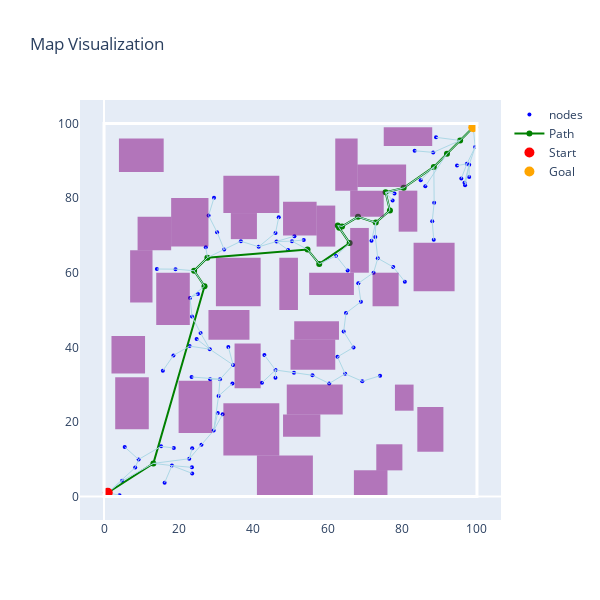

Notebook source saved alongside this figure:
### Code cell
visualize_map_shapes(multi_obs_map.grid, obs=multi_obs_map.obstacles, start=multi_obs_map.start, goal=multi_obs_map.goal,
                      path=result.path, nodes=list(map(lambda x: x.position, result.nodes)), edges=result.edges)

### Figure 1 — Plotly figure (JSON) as saved in the notebook; plotly's stock layout.template omitted (floating-point values rounded to 4 significant figures; data arrays with more than 128 entries replaced by an {"elided": "..."} marker saying what was removed)
{"data": [{"marker": {"color": "blue", "size": 4}, "mode": "markers", "name": "nodes", "type": "scatter", "x": {"elided": "137 float values"}, "y": {"elided": "137 float values"}}, {"line": {"color": "green"}, "marker": {"size": 6}, "mode": "lines+markers", "name": "Path", "type": "scatter", "x": [99, 95.48, 91.95, 88.43, 80.35, 75.5, 76.66, 72.86, 68.11, 63.82, 62.67, 63.05, 65.86, 57.7, 54.55, 27.72, 24.15, 26.95, 13.24, 1], "y": [99, 95.45, 91.9, 88.36, 82.75, 81.55, 76.69, 73.44, 74.99, 72.42, 72.63, 72.07, 67.94, 62.35, 66.24, 64.03, 60.52, 56.38, 8.874, 1]}, {"hoverinfo": "skip", "line": {"color": "lightblue", "width": 1}, "mode": "lines", "showlegend": false, "type": "scatter", "x": [1, 4.845], "y": [1, 4.196]}, {"hoverinfo": "skip", "line": {"color": "lightblue", "width": 1}, "mode": "lines", "showlegend": false, "type": "scatter", "x": [99, 95.48], "y": [99, 95.45]}, {"hoverinfo": "skip", "line": {"color": "lightblue", "width": 1}, "mode": "lines", "showlegend": false, "type": "scatter", "x": [95.48, 91.95], "y": [95.45, 91.9]}, {"hoverinfo": "skip", "line": {"color": "lightblue", "width": 1}, "mode": "lines", "showlegend": false, "type": "scatter", "x": [91.95, 88.43], "y": [91.9, 88.36]}, {"hoverinfo": "skip", "line": {"color": "lightblue", "width": 1}, "mode": "lines", "showlegend": false, "type": "scatter", "x": [88.43, 84.91], "y": [88.36, 84.81]}, {"hoverinfo": "skip", "line": {"color": "lightblue", "width": 1}, "mode": "lines", "showlegend": false, "type": "scatter", "x": [1, 8.368], "y": [1, 7.744]}, {"hoverinfo": "skip", "line": {"color": "lightblue", "width": 1}, "mode": "lines", "showlegend": false, "type": "scatter", "x": [4.845, 13.24], "y": [4.196, 8.874]}, {"hoverinfo": "skip", "line": {"color": "lightblue", "width": 1}, "mode": "lines", "showlegend": false, "type": "scatter", "x": [13.24, 18.2], "y": [8.874, 8.275]}, {"hoverinfo": "skip", "line": {"color": "lightblue", "width": 1}, "mode": "lines", "showlegend": false, "type": "scatter", "x": [13.24, 22.85], "y": [8.874, 10.11]}, {"hoverinfo": "skip", "line": {"color": "lightblue", "width": 1}, "mode": "lines", "showlegend": false, "type": "scatter", "x": [91.95, 86.15], "y": [91.9, 83.17]}, {"hoverinfo": "skip", "line": {"color": "lightblue", "width": 1}, "mode": "lines", "showlegend": false, "type": "scatter", "x": [22.85, 26.13], "y": [10.11, 13.89]}, {"hoverinfo": "skip", "line": {"color": "lightblue", "width": 1}, "mode": "lines", "showlegend": false, "type": "scatter", "x": [26.13, 29.4], "y": [13.89, 17.67]}, {"hoverinfo": "skip", "line": {"color": "lightblue", "width": 1}, "mode": "lines", "showlegend": false, "type": "scatter", "x": [88.43, 80.35], "y": [88.36, 82.75]}, {"hoverinfo": "skip", "line": {"color": "lightblue", "width": 1}, "mode": "lines", "showlegend": false, "type": "scatter", "x": [80.35, 75.5], "y": [82.75, 81.55]}, {"hoverinfo": "skip", "line": {"color": "lightblue", "width": 1}, "mode": "lines", "showlegend": false, "type": "scatter", "x": [99, 99], "y": [99, 99]}, {"hoverinfo": "skip", "line": {"color": "lightblue", "width": 1}, "mode": "lines", "showlegend": false, "type": "scatter", "x": [29.4, 31.81], "y": [17.67, 22.05]}, {"hoverinfo": "skip", "line": {"color": "lightblue", "width": 1}, "mode": "lines", "showlegend": false, "type": "scatter", "x": [29.4, 30.71], "y": [17.67, 26.93]}, {"hoverinfo": "skip", "line": {"color": "lightblue", "width": 1}, "mode": "lines", "showlegend": false, "type": "scatter", "x": [88.43, 88.52], "y": [88.36, 78.77]}, {"hoverinfo": "skip", "line": {"color": "lightblue", "width": 1}, "mode": "lines", "showlegend": false, "type": "scatter", "x": [30.71, 34.43], "y": [26.93, 30.27]}, {"hoverinfo": "skip", "line": {"color": "lightblue", "width": 1}, "mode": "lines", "showlegend": false, "type": "scatter", "x": [88.52, 88.0], "y": [78.77, 73.8]}, {"hoverinfo": "skip", "line": {"color": "lightblue", "width": 1}, "mode": "lines", "showlegend": false, "type": "scatter", "x": [99, 99], "y": [99, 99]}, {"hoverinfo": "skip", "line": {"color": "lightblue", "width": 1}, "mode": "lines", "showlegend": false, "type": "scatter", "x": [34.62, 33.33], "y": [35.27, 40.1]}, {"hoverinfo": "skip", "line": {"color": "lightblue", "width": 1}, "mode": "lines", "showlegend": false, "type": "scatter", "x": [88.0, 88.41], "y": [73.8, 68.82]}, {"hoverinfo": "skip", "line": {"color": "lightblue", "width": 1}, "mode": "lines", "showlegend": false, "type": "scatter", "x": [95.48, 88.27], "y": [95.45, 92.25]}, {"hoverinfo": "skip", "line": {"color": "lightblue", "width": 1}, "mode": "lines", "showlegend": false, "type": "scatter", "x": [30.71, 31.11], "y": [26.93, 31.44]}, {"hoverinfo": "skip", "line": {"color": "lightblue", "width": 1}, "mode": "lines", "showlegend": false, "type": "scatter", "x": [31.11, 34.62], "y": [31.44, 35.27]}, {"hoverinfo": "skip", "line": {"color": "lightblue", "width": 1}, "mode": "lines", "showlegend": false, "type": "scatter", "x": [31.11, 28.45], "y": [31.44, 31.47]}, {"hoverinfo": "skip", "line": {"color": "lightblue", "width": 1}, "mode": "lines", "showlegend": false, "type": "scatter", "x": [95.48, 89.02], "y": [95.45, 96.3]}, {"hoverinfo": "skip", "line": {"color": "lightblue", "width": 1}, "mode": "lines", "showlegend": false, "type": "scatter", "x": [99, 99], "y": [99, 99]}, {"hoverinfo": "skip", "line": {"color": "lightblue", "width": 1}, "mode": "lines", "showlegend": false, "type": "scatter", "x": [31.11, 23.48], "y": [31.44, 32.04]}, {"hoverinfo": "skip", "line": {"color": "lightblue", "width": 1}, "mode": "lines", "showlegend": false, "type": "scatter", "x": [75.5, 76.66], "y": [81.55, 76.69]}, {"hoverinfo": "skip", "line": {"color": "lightblue", "width": 1}, "mode": "lines", "showlegend": false, "type": "scatter", "x": [76.66, 72.86], "y": [76.69, 73.44]}, {"hoverinfo": "skip", "line": {"color": "lightblue", "width": 1}, "mode": "lines", "showlegend": false, "type": "scatter", "x": [18.2, 23.57], "y": [8.275, 7.811]}, {"hoverinfo": "skip", "line": {"color": "lightblue", "width": 1}, "mode": "lines", "showlegend": false, "type": "scatter", "x": [1, 1], "y": [1, 1]}, {"hoverinfo": "skip", "line": {"color": "lightblue", "width": 1}, "mode": "lines", "showlegend": false, "type": "scatter", "x": [72.86, 71.71], "y": [73.44, 68.57]}, {"hoverinfo": "skip", "line": {"color": "lightblue", "width": 1}, "mode": "lines", "showlegend": false, "type": "scatter", "x": [99, 99.51], "y": [99, 93.69]}, {"hoverinfo": "skip", "line": {"color": "lightblue", "width": 1}, "mode": "lines", "showlegend": false, "type": "scatter", "x": [34.62, 28.37], "y": [35.27, 39.49]}, {"hoverinfo": "skip", "line": {"color": "lightblue", "width": 1}, "mode": "lines", "showlegend": false, "type": "scatter", "x": [28.37, 25.88], "y": [39.49, 43.83]}, {"hoverinfo": "skip", "line": {"color": "lightblue", "width": 1}, "mode": "lines", "showlegend": false, "type": "scatter", "x": [72.86, 68.11], "y": [73.44, 74.99]}, {"hoverinfo": "skip", "line": {"color": "lightblue", "width": 1}, "mode": "lines", "showlegend": false, "type": "scatter", "x": [99, 99], "y": [99, 99]}, {"hoverinfo": "skip", "line": {"color": "lightblue", "width": 1}, "mode": "lines", "showlegend": false, "type": "scatter", "x": [25.88, 23.6], "y": [43.83, 48.28]}, {"hoverinfo": "skip", "line": {"color": "lightblue", "width": 1}, "mode": "lines", "showlegend": false, "type": "scatter", "x": [68.11, 63.82], "y": [74.99, 72.42]}, {"hoverinfo": "skip", "line": {"color": "lightblue", "width": 1}, "mode": "lines", "showlegend": false, "type": "scatter", "x": [23.6, 23.05], "y": [48.28, 53.25]}, {"hoverinfo": "skip", "line": {"color": "lightblue", "width": 1}, "mode": "lines", "showlegend": false, "type": "scatter", "x": [28.37, 22.94], "y": [39.49, 40.32]}, {"hoverinfo": "skip", "line": {"color": "lightblue", "width": 1}, "mode": "lines", "showlegend": false, "type": "scatter", "x": [99, 99], "y": [99, 99]}, {"hoverinfo": "skip", "line": {"color": "lightblue", "width": 1}, "mode": "lines", "showlegend": false, "type": "scatter", "x": [99, 99], "y": [99, 99]}, {"hoverinfo": "skip", "line": {"color": "lightblue", "width": 1}, "mode": "lines", "showlegend": false, "type": "scatter", "x": [18.2, 23.64], "y": [8.275, 6.188]}, {"hoverinfo": "skip", "line": {"color": "lightblue", "width": 1}, "mode": "lines", "showlegend": false, "type": "scatter", "x": [8.368, 9.276], "y": [7.744, 9.934]}, {"hoverinfo": "skip", "line": {"color": "lightblue", "width": 1}, "mode": "lines", "showlegend": false, "type": "scatter", "x": [9.276, 15.29], "y": [9.934, 13.43]}, {"hoverinfo": "skip", "line": {"color": "lightblue", "width": 1}, "mode": "lines", "showlegend": false, "type": "scatter", "x": [75.5, 77.89], "y": [81.55, 81.23]}, {"hoverinfo": "skip", "line": {"color": "lightblue", "width": 1}, "mode": "lines", "showlegend": false, "type": "scatter", "x": [99, 99], "y": [99, 99]}, {"hoverinfo": "skip", "line": {"color": "lightblue", "width": 1}, "mode": "lines", "showlegend": false, "type": "scatter", "x": [23.05, 26.95], "y": [53.25, 56.38]}, {"hoverinfo": "skip", "line": {"color": "lightblue", "width": 1}, "mode": "lines", "showlegend": false, "type": "scatter", "x": [26.95, 24.15], "y": [56.38, 60.52]}, {"hoverinfo": "skip", "line": {"color": "lightblue", "width": 1}, "mode": "lines", "showlegend": false, "type": "scatter", "x": [99, 99], "y": [99, 99]}, {"hoverinfo": "skip", "line": {"color": "lightblue", "width": 1}, "mode": "lines", "showlegend": false, "type": "scatter", "x": [99.51, 97.91], "y": [93.69, 88.95]}, {"hoverinfo": "skip", "line": {"color": "lightblue", "width": 1}, "mode": "lines", "showlegend": false, "type": "scatter", "x": [29.4, 30.5], "y": [17.67, 22.41]}, {"hoverinfo": "skip", "line": {"color": "lightblue", "width": 1}, "mode": "lines", "showlegend": false, "type": "scatter", "x": [24.15, 27.72], "y": [60.52, 64.03]}, {"hoverinfo": "skip", "line": {"color": "lightblue", "width": 1}, "mode": "lines", "showlegend": false, "type": "scatter", "x": [99, 99], "y": [99, 99]}, {"hoverinfo": "skip", "line": {"color": "lightblue", "width": 1}, "mode": "lines", "showlegend": false, "type": "scatter", "x": [27.72, 32.21], "y": [64.03, 66.23]}, {"hoverinfo": "skip", "line": {"color": "lightblue", "width": 1}, "mode": "lines", "showlegend": false, "type": "scatter", "x": [32.21, 36.7], "y": [66.23, 68.44]}, {"hoverinfo": "skip", "line": {"color": "lightblue", "width": 1}, "mode": "lines", "showlegend": false, "type": "scatter", "x": [99, 99], "y": [99, 99]}, {"hoverinfo": "skip", "line": {"color": "lightblue", "width": 1}, "mode": "lines", "showlegend": false, "type": "scatter", "x": [99, 99], "y": [99, 99]}, {"hoverinfo": "skip", "line": {"color": "lightblue", "width": 1}, "mode": "lines", "showlegend": false, "type": "scatter", "x": [97.91, 96.65], "y": [88.95, 84.11]}, {"hoverinfo": "skip", "line": {"color": "lightblue", "width": 1}, "mode": "lines", "showlegend": false, "type": "scatter", "x": [15.29, 18.71], "y": [13.43, 12.99]}, {"hoverinfo": "skip", "line": {"color": "lightblue", "width": 1}, "mode": "lines", "showlegend": false, "type": "scatter", "x": [36.7, 41.47], "y": [68.44, 66.94]}, {"hoverinfo": "skip", "line": {"color": "lightblue", "width": 1}, "mode": "lines", "showlegend": false, "type": "scatter", "x": [97.91, 96.81], "y": [88.95, 83.47]}, {"hoverinfo": "skip", "line": {"color": "lightblue", "width": 1}, "mode": "lines", "showlegend": false, "type": "scatter", "x": [41.47, 46.26], "y": [66.94, 68.37]}, {"hoverinfo": "skip", "line": {"color": "lightblue", "width": 1}, "mode": "lines", "showlegend": false, "type": "scatter", "x": [46.26, 51.05], "y": [68.37, 69.8]}, {"hoverinfo": "skip", "line": {"color": "lightblue", "width": 1}, "mode": "lines", "showlegend": false, "type": "scatter", "x": [99, 99], "y": [99, 99]}, {"hoverinfo": "skip", "line": {"color": "lightblue", "width": 1}, "mode": "lines", "showlegend": false, "type": "scatter", "x": [99, 99], "y": [99, 99]}, {"hoverinfo": "skip", "line": {"color": "lightblue", "width": 1}, "mode": "lines", "showlegend": false, "type": "scatter", "x": [99, 99], "y": [99, 99]}, {"hoverinfo": "skip", "line": {"color": "lightblue", "width": 1}, "mode": "lines", "showlegend": false, "type": "scatter", "x": [46.26, 50.4], "y": [68.37, 68.46]}, {"hoverinfo": "skip", "line": {"color": "lightblue", "width": 1}, "mode": "lines", "showlegend": false, "type": "scatter", "x": [50.4, 54.55], "y": [68.46, 66.24]}, {"hoverinfo": "skip", "line": {"color": "lightblue", "width": 1}, "mode": "lines", "showlegend": false, "type": "scatter", "x": [75.5, 77.38], "y": [81.55, 79.37]}, {"hoverinfo": "skip", "line": {"color": "lightblue", "width": 1}, "mode": "lines", "showlegend": false, "type": "scatter", "x": [54.55, 57.7], "y": [66.24, 62.35]}, {"hoverinfo": "skip", "line": {"color": "lightblue", "width": 1}, "mode": "lines", "showlegend": false, "type": "scatter", "x": [1, 1], "y": [1, 1]}, {"hoverinfo": "skip", "line": {"color": "lightblue", "width": 1}, "mode": "lines", "showlegend": false, "type": "scatter", "x": [72.86, 72.74], "y": [73.44, 69.57]}, {"hoverinfo": "skip", "line": {"color": "lightblue", "width": 1}, "mode": "lines", "showlegend": false, "type": "scatter", "x": [57.7, 62.21], "y": [62.35, 64.52]}, {"hoverinfo": "skip", "line": {"color": "lightblue", "width": 1}, "mode": "lines", "showlegend": false, "type": "scatter", "x": [99, 99], "y": [99, 99]}, {"hoverinfo": "skip", "line": {"color": "lightblue", "width": 1}, "mode": "lines", "showlegend": false, "type": "scatter", "x": [62.21, 65.86], "y": [64.52, 67.94]}, {"hoverinfo": "skip", "line": {"color": "lightblue", "width": 1}, "mode": "lines", "showlegend": false, "type": "scatter", "x": [99, 99], "y": [99, 99]}, {"hoverinfo": "skip", "line": {"color": "lightblue", "width": 1}, "mode": "lines", "showlegend": false, "type": "scatter", "x": [72.74, 73.41], "y": [69.57, 63.87]}, {"hoverinfo": "skip", "line": {"color": "lightblue", "width": 1}, "mode": "lines", "showlegend": false, "type": "scatter", "x": [41.47, 45.98], "y": [66.94, 70.67]}, {"hoverinfo": "skip", "line": {"color": "lightblue", "width": 1}, "mode": "lines", "showlegend": false, "type": "scatter", "x": [23.05, 25.19], "y": [53.25, 54.29]}, {"hoverinfo": "skip", "line": {"color": "lightblue", "width": 1}, "mode": "lines", "showlegend": false, "type": "scatter", "x": [73.41, 72.28], "y": [63.87, 60.02]}, {"hoverinfo": "skip", "line": {"color": "lightblue", "width": 1}, "mode": "lines", "showlegend": false, "type": "scatter", "x": [99, 99], "y": [99, 99]}, {"hoverinfo": "skip", "line": {"color": "lightblue", "width": 1}, "mode": "lines", "showlegend": false, "type": "scatter", "x": [62.21, 65.32], "y": [64.52, 60.6]}, {"hoverinfo": "skip", "line": {"color": "lightblue", "width": 1}, "mode": "lines", "showlegend": false, "type": "scatter", "x": [9.276, 5.545], "y": [9.934, 13.26]}, {"hoverinfo": "skip", "line": {"color": "lightblue", "width": 1}, "mode": "lines", "showlegend": false, "type": "scatter", "x": [72.28, 68.18], "y": [60.02, 57.15]}, {"hoverinfo": "skip", "line": {"color": "lightblue", "width": 1}, "mode": "lines", "showlegend": false, "type": "scatter", "x": [1, 4.158], "y": [1, 0.3274]}, {"hoverinfo": "skip", "line": {"color": "lightblue", "width": 1}, "mode": "lines", "showlegend": false, "type": "scatter", "x": [88.27, 83.29], "y": [92.25, 92.7]}, {"hoverinfo": "skip", "line": {"color": "lightblue", "width": 1}, "mode": "lines", "showlegend": false, "type": "scatter", "x": [68.18, 68.87], "y": [57.15, 52.2]}, {"hoverinfo": "skip", "line": {"color": "lightblue", "width": 1}, "mode": "lines", "showlegend": false, "type": "scatter", "x": [1, 1], "y": [1, 1]}, {"hoverinfo": "skip", "line": {"color": "lightblue", "width": 1}, "mode": "lines", "showlegend": false, "type": "scatter", "x": [68.87, 64.88], "y": [52.2, 49.18]}, {"hoverinfo": "skip", "line": {"color": "lightblue", "width": 1}, "mode": "lines", "showlegend": false, "type": "scatter", "x": [45.98, 46.85], "y": [70.67, 74.87]}, {"hoverinfo": "skip", "line": {"color": "lightblue", "width": 1}, "mode": "lines", "showlegend": false, "type": "scatter", "x": [32.21, 30.31], "y": [66.23, 70.86]}, {"hoverinfo": "skip", "line": {"color": "lightblue", "width": 1}, "mode": "lines", "showlegend": false, "type": "scatter", "x": [64.88, 64.26], "y": [49.18, 44.22]}, {"hoverinfo": "skip", "line": {"color": "lightblue", "width": 1}, "mode": "lines", "showlegend": false, "type": "scatter", "x": [99.51, 97.3], "y": [93.69, 89.19]}, {"hoverinfo": "skip", "line": {"color": "lightblue", "width": 1}, "mode": "lines", "showlegend": false, "type": "scatter", "x": [97.3, 95.79], "y": [89.19, 85.25]}, {"hoverinfo": "skip", "line": {"color": "lightblue", "width": 1}, "mode": "lines", "showlegend": false, "type": "scatter", "x": [28.37, 24.83], "y": [39.49, 42.22]}, {"hoverinfo": "skip", "line": {"color": "lightblue", "width": 1}, "mode": "lines", "showlegend": false, "type": "scatter", "x": [46.26, 49.35], "y": [68.37, 66.11]}, {"hoverinfo": "skip", "line": {"color": "lightblue", "width": 1}, "mode": "lines", "showlegend": false, "type": "scatter", "x": [73.41, 77.55], "y": [63.87, 61.52]}, {"hoverinfo": "skip", "line": {"color": "lightblue", "width": 1}, "mode": "lines", "showlegend": false, "type": "scatter", "x": [64.26, 66.9], "y": [44.22, 39.98]}, {"hoverinfo": "skip", "line": {"color": "lightblue", "width": 1}, "mode": "lines", "showlegend": false, "type": "scatter", "x": [1, 1], "y": [1, 1]}, {"hoverinfo": "skip", "line": {"color": "lightblue", "width": 1}, "mode": "lines", "showlegend": false, "type": "scatter", "x": [66.9, 62.6], "y": [39.98, 37.43]}, {"hoverinfo": "skip", "line": {"color": "lightblue", "width": 1}, "mode": "lines", "showlegend": false, "type": "scatter", "x": [27.72, 27.29], "y": [64.03, 66.84]}, {"hoverinfo": "skip", "line": {"color": "lightblue", "width": 1}, "mode": "lines", "showlegend": false, "type": "scatter", "x": [30.31, 28.04], "y": [70.86, 75.31]}, {"hoverinfo": "skip", "line": {"color": "lightblue", "width": 1}, "mode": "lines", "showlegend": false, "type": "scatter", "x": [97.91, 97.91], "y": [88.95, 85.68]}, {"hoverinfo": "skip", "line": {"color": "lightblue", "width": 1}, "mode": "lines", "showlegend": false, "type": "scatter", "x": [62.6, 64.66], "y": [37.43, 32.88]}, {"hoverinfo": "skip", "line": {"color": "lightblue", "width": 1}, "mode": "lines", "showlegend": false, "type": "scatter", "x": [24.15, 19.17], "y": [60.52, 60.95]}, {"hoverinfo": "skip", "line": {"color": "lightblue", "width": 1}, "mode": "lines", "showlegend": false, "type": "scatter", "x": [18.2, 16.24], "y": [8.275, 3.675]}, {"hoverinfo": "skip", "line": {"color": "lightblue", "width": 1}, "mode": "lines", "showlegend": false, "type": "scatter", "x": [64.66, 60.38], "y": [32.88, 30.3]}, {"hoverinfo": "skip", "line": {"color": "lightblue", "width": 1}, "mode": "lines", "showlegend": false, "type": "scatter", "x": [1, 1], "y": [1, 1]}, {"hoverinfo": "skip", "line": {"color": "lightblue", "width": 1}, "mode": "lines", "showlegend": false, "type": "scatter", "x": [60.38, 55.89], "y": [30.3, 32.49]}, {"hoverinfo": "skip", "line": {"color": "lightblue", "width": 1}, "mode": "lines", "showlegend": false, "type": "scatter", "x": [64.66, 69.25], "y": [32.88, 30.89]}, {"hoverinfo": "skip", "line": {"color": "lightblue", "width": 1}, "mode": "lines", "showlegend": false, "type": "scatter", "x": [22.94, 18.61], "y": [40.32, 37.82]}, {"hoverinfo": "skip", "line": {"color": "lightblue", "width": 1}, "mode": "lines", "showlegend": false, "type": "scatter", "x": [55.89, 50.94], "y": [32.49, 33.2]}, {"hoverinfo": "skip", "line": {"color": "lightblue", "width": 1}, "mode": "lines", "showlegend": false, "type": "scatter", "x": [50.94, 45.99], "y": [33.2, 33.91]}, {"hoverinfo": "skip", "line": {"color": "lightblue", "width": 1}, "mode": "lines", "showlegend": false, "type": "scatter", "x": [50.4, 53.56], "y": [68.46, 68.78]}, {"hoverinfo": "skip", "line": {"color": "lightblue", "width": 1}, "mode": "lines", "showlegend": false, "type": "scatter", "x": [1, 1], "y": [1, 1]}, {"hoverinfo": "skip", "line": {"color": "lightblue", "width": 1}, "mode": "lines", "showlegend": false, "type": "scatter", "x": [22.85, 23.64], "y": [10.11, 12.96]}, {"hoverinfo": "skip", "line": {"color": "lightblue", "width": 1}, "mode": "lines", "showlegend": false, "type": "scatter", "x": [45.99, 42.34], "y": [33.91, 30.49]}, {"hoverinfo": "skip", "line": {"color": "lightblue", "width": 1}, "mode": "lines", "showlegend": false, "type": "scatter", "x": [1, 1], "y": [1, 1]}, {"hoverinfo": "skip", "line": {"color": "lightblue", "width": 1}, "mode": "lines", "showlegend": false, "type": "scatter", "x": [45.99, 43.0], "y": [33.91, 37.92]}, {"hoverinfo": "skip", "line": {"color": "lightblue", "width": 1}, "mode": "lines", "showlegend": false, "type": "scatter", "x": [97.3, 94.65], "y": [89.19, 88.72]}, {"hoverinfo": "skip", "line": {"color": "lightblue", "width": 1}, "mode": "lines", "showlegend": false, "type": "scatter", "x": [28.04, 29.5], "y": [75.31, 80.1]}, {"hoverinfo": "skip", "line": {"color": "lightblue", "width": 1}, "mode": "lines", "showlegend": false, "type": "scatter", "x": [19.17, 14.17], "y": [60.95, 60.98]}, {"hoverinfo": "skip", "line": {"color": "lightblue", "width": 1}, "mode": "lines", "showlegend": false, "type": "scatter", "x": [45.99, 45.97], "y": [33.91, 31.81]}, {"hoverinfo": "skip", "line": {"color": "lightblue", "width": 1}, "mode": "lines", "showlegend": false, "type": "scatter", "x": [69.25, 74.02], "y": [30.89, 32.38]}, {"hoverinfo": "skip", "line": {"color": "lightblue", "width": 1}, "mode": "lines", "showlegend": false, "type": "scatter", "x": [18.61, 15.77], "y": [37.82, 33.71]}, {"hoverinfo": "skip", "line": {"color": "lightblue", "width": 1}, "mode": "lines", "showlegend": false, "type": "scatter", "x": [1, 1], "y": [1, 1]}, {"hoverinfo": "skip", "line": {"color": "lightblue", "width": 1}, "mode": "lines", "showlegend": false, "type": "scatter", "x": [77.55, 80.66], "y": [61.52, 57.6]}, {"hoverinfo": "skip", "line": {"color": "lightblue", "width": 1}, "mode": "lines", "showlegend": false, "type": "scatter", "x": [63.82, 62.67], "y": [72.42, 72.63]}, {"hoverinfo": "skip", "line": {"color": "lightblue", "width": 1}, "mode": "lines", "showlegend": false, "type": "scatter", "x": [65.86, 63.05], "y": [67.94, 72.07]}, {"hoverinfo": "skip", "line": {"color": "lightblue", "width": 1}, "mode": "lines", "showlegend": false, "type": "scatter", "x": [63.05, 62.67], "y": [72.07, 72.63]}, {"marker": {"color": "red", "size": 10}, "mode": "markers", "name": "Start", "type": "scatter", "x": [1], "y": [1]}, {"marker": {"color": "orange", "size": 10}, "mode": "markers", "name": "Goal", "type": "scatter", "x": [99], "y": [99]}], "layout": {"height": 600, "shapes": [{"fillcolor": "purple", "line": {"width": 0}, "opacity": 0.5, "type": "rect", "x0": 48, "x1": 57, "y0": 70, "y1": 79}, {"fillcolor": "purple", "line": {"width": 0}, "opacity": 0.5, "type": "rect", "x0": 47, "x1": 52, "y0": 50, "y1": 64}, {"fillcolor": "purple", "line": {"width": 0}, "opacity": 0.5, "type": "rect", "x0": 79, "x1": 84, "y0": 71, "y1": 82}, {"fillcolor": "purple", "line": {"width": 0}, "opacity": 0.5, "type": "rect", "x0": 35, "x1": 42, "y0": 29, "y1": 41}, {"fillcolor": "purple", "line": {"width": 0}, "opacity": 0.5, "type": "rect", "x0": 18, "x1": 28, "y0": 67, "y1": 80}, {"fillcolor": "purple", "line": {"width": 0}, "opacity": 0.5, "type": "rect", "x0": 66, "x1": 75, "y0": 75, "y1": 82}, {"fillcolor": "purple", "line": {"width": 0}, "opacity": 0.5, "type": "rect", "x0": 68, "x1": 81, "y0": 83, "y1": 89}, {"fillcolor": "purple", "line": {"width": 0}, "opacity": 0.5, "type": "rect", "x0": 55, "x1": 67, "y0": 54, "y1": 60}, {"fillcolor": "purple", "line": {"width": 0}, "opacity": 0.5, "type": "rect", "x0": 49, "x1": 64, "y0": 22, "y1": 30}, {"fillcolor": "purple", "line": {"width": 0}, "opacity": 0.5, "type": "rect", "x0": 32, "x1": 47, "y0": 76, "y1": 86}, {"fillcolor": "purple", "line": {"width": 0}, "opacity": 0.5, "type": "rect", "x0": 41, "x1": 56, "y0": 0, "y1": 11}, {"fillcolor": "purple", "line": {"width": 0}, "opacity": 0.5, "type": "rect", "x0": 51, "x1": 63, "y0": 42, "y1": 47}, {"fillcolor": "purple", "line": {"width": 0}, "opacity": 0.5, "type": "rect", "x0": 14, "x1": 23, "y0": 46, "y1": 60}, {"fillcolor": "purple", "line": {"width": 0}, "opacity": 0.5, "type": "rect", "x0": 84, "x1": 91, "y0": 12, "y1": 24}, {"fillcolor": "purple", "line": {"width": 0}, "opacity": 0.5, "type": "rect", "x0": 20, "x1": 29, "y0": 17, "y1": 31}, {"fillcolor": "purple", "line": {"width": 0}, "opacity": 0.5, "type": "rect", "x0": 3, "x1": 12, "y0": 18, "y1": 32}, {"fillcolor": "purple", "line": {"width": 0}, "opacity": 0.5, "type": "rect", "x0": 9, "x1": 18, "y0": 66, "y1": 75}, {"fillcolor": "purple", "line": {"width": 0}, "opacity": 0.5, "type": "rect", "x0": 73, "x1": 80, "y0": 7, "y1": 14}, {"fillcolor": "purple", "line": {"width": 0}, "opacity": 0.5, "type": "rect", "x0": 32, "x1": 47, "y0": 11, "y1": 25}, {"fillcolor": "purple", "line": {"width": 0}, "opacity": 0.5, "type": "rect", "x0": 83, "x1": 94, "y0": 55, "y1": 68}, {"fillcolor": "purple", "line": {"width": 0}, "opacity": 0.5, "type": "rect", "x0": 30, "x1": 42, "y0": 51, "y1": 64}, {"fillcolor": "purple", "line": {"width": 0}, "opacity": 0.5, "type": "rect", "x0": 50, "x1": 62, "y0": 34, "y1": 42}, {"fillcolor": "purple", "line": {"width": 0}, "opacity": 0.5, "type": "rect", "x0": 34, "x1": 41, "y0": 69, "y1": 76}, {"fillcolor": "purple", "line": {"width": 0}, "opacity": 0.5, "type": "rect", "x0": 4, "x1": 16, "y0": 87, "y1": 96}, {"fillcolor": "purple", "line": {"width": 0}, "opacity": 0.5, "type": "rect", "x0": 78, "x1": 83, "y0": 23, "y1": 30}, {"fillcolor": "purple", "line": {"width": 0}, "opacity": 0.5, "type": "rect", "x0": 72, "x1": 79, "y0": 51, "y1": 60}, {"fillcolor": "purple", "line": {"width": 0}, "opacity": 0.5, "type": "rect", "x0": 48, "x1": 58, "y0": 16, "y1": 22}, {"fillcolor": "purple", "line": {"width": 0}, "opacity": 0.5, "type": "rect", "x0": 75, "x1": 88, "y0": 94, "y1": 99}, {"fillcolor": "purple", "line": {"width": 0}, "opacity": 0.5, "type": "rect", "x0": 62, "x1": 68, "y0": 82, "y1": 96}, {"fillcolor": "purple", "line": {"width": 0}, "opacity": 0.5, "type": "rect", "x0": 57, "x1": 62, "y0": 67, "y1": 78}, {"fillcolor": "purple", "line": {"width": 0}, "opacity": 0.5, "type": "rect", "x0": 2, "x1": 11, "y0": 33, "y1": 43}, {"fillcolor": "purple", "line": {"width": 0}, "opacity": 0.5, "type": "rect", "x0": 67, "x1": 76, "y0": 0, "y1": 7}, {"fillcolor": "purple", "line": {"width": 0}, "opacity": 0.5, "type": "rect", "x0": 28, "x1": 39, "y0": 42, "y1": 50}, {"fillcolor": "purple", "line": {"width": 0}, "opacity": 0.5, "type": "rect", "x0": 66, "x1": 71, "y0": 60, "y1": 72}, {"fillcolor": "purple", "line": {"width": 0}, "opacity": 0.5, "type": "rect", "x0": 7, "x1": 13, "y0": 52, "y1": 66}, {"fillcolor": "rgba(0,0,0,0)", "layer": "above", "line": {"color": "white", "width": 3}, "type": "rect", "x0": 0, "x1": 100, "y0": 0, "y1": 100}], "title": {"text": "Map Visualization"}, "width": 600, "xaxis": {"scaleanchor": "y", "showgrid": false}, "yaxis": {"showgrid": false}}}
